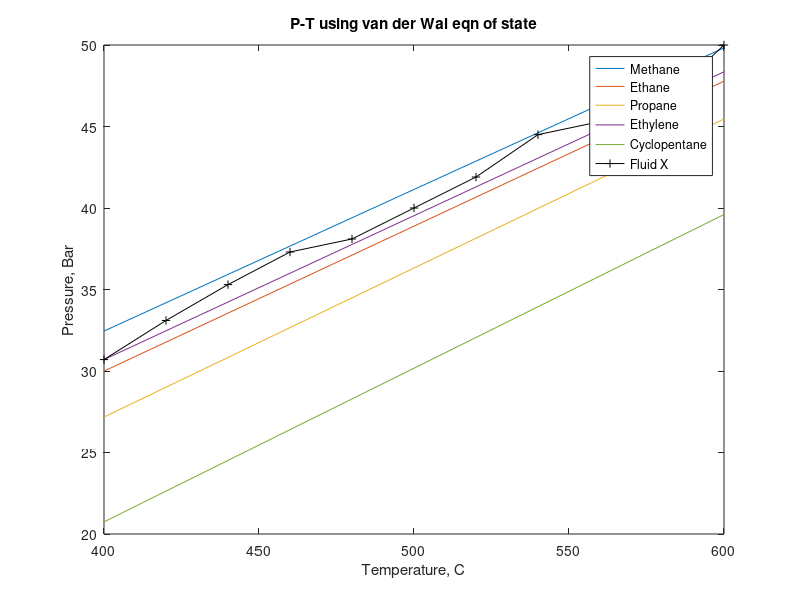
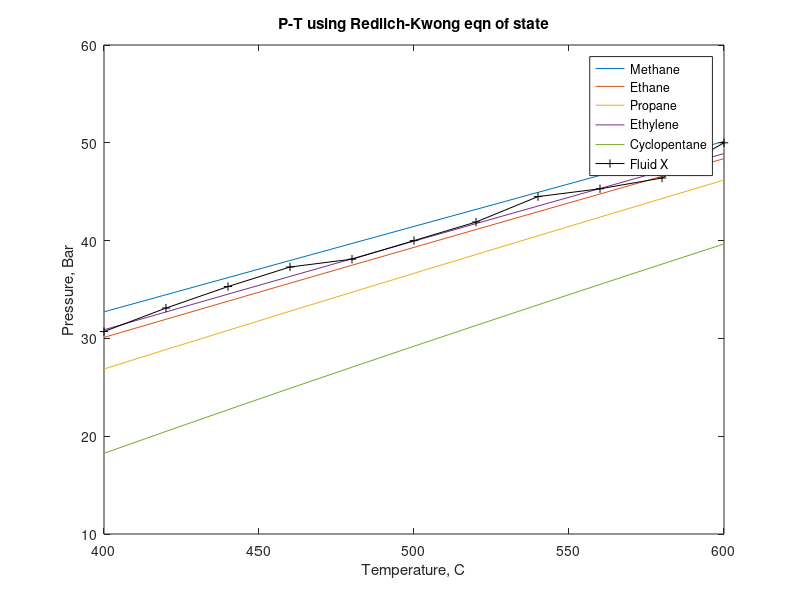
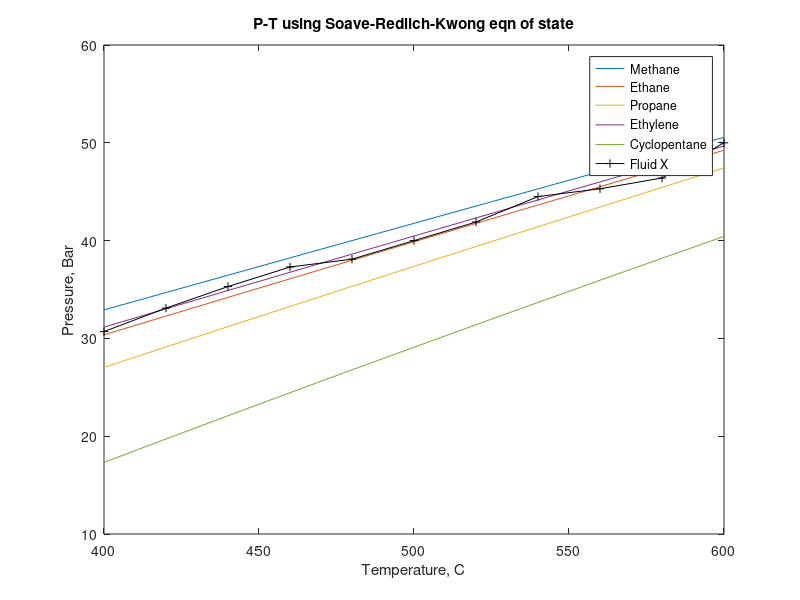
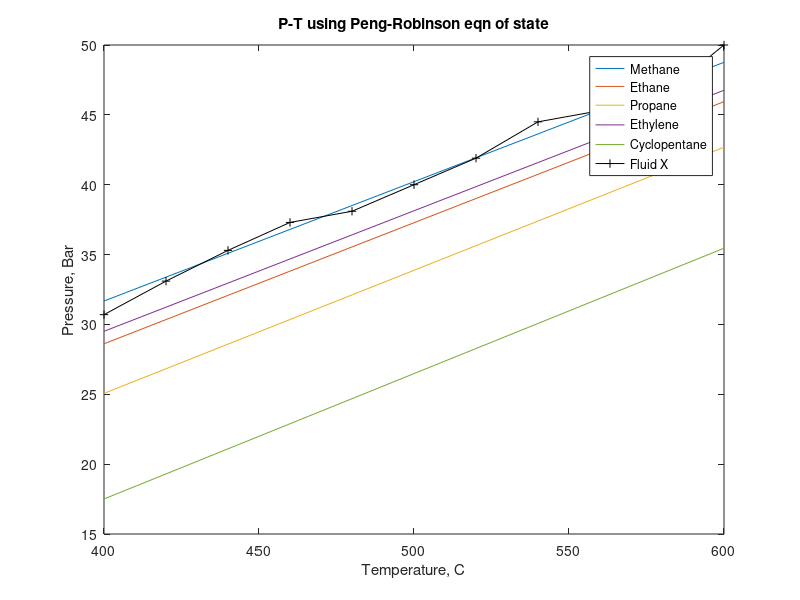

Reproduce these figures in MATLAB, in order.
clc; clear;

%% VDW

R=8.314e-5;
t=400:20:600;
tc=[190.6 305.3 369.8 282.3 511.8];
pc=[45.99 48.72 42.48 50.40 45.02];
a=(27 * R^2 * tc.^2) ./ (64 * pc);
b=(R * tc)./(8 * pc);
V=0.001;

P_fluidX= [30.7 33.1 35.3 37.3 38.1 40 41.9 44.5 45.3 46.4 50];
Z_fluidX= (P_fluidX*V)./(R*t);


for j= 1:length(t)
    for i=1:length(pc)
    
    p(i,j)= ((R*t(j))/(V-b(i)))-(a(i)/ V^2);
    z(i,j)= (p(i,j)*V)/(R*t(j));
    end
end
figure(1)
plot(t,p,t,P_fluidX,'-+k')
legend('Methane','Ethane','Propane','Ethylene','Cyclopentane','Fluid X');
xlabel('Temperature, C');
ylabel('Pressure, Bar');
title('P-T using van der Wal eqn of state')

%% RK

clearvars;

R=8.314e-5;
t=400:20:600;
tc=[190.6 305.3 369.8 282.3 511.8];
pc=[45.99 48.72 42.48 50.40 45.02];
a= (0.42748)*((R^2 * tc.^2.5)./pc);
b= (0.08664)*((R*tc)./pc);
V=0.001;

P_fluidX= [30.7 33.1 35.3 37.3 38.1 40 41.9 44.5 45.3 46.4 50];
Z_fluidX= (P_fluidX*V)./(R*t);

for j= 1:length(t)
    for i=1:length(pc)
    
    p(i,j)= ((R*t(j))/(V-b(i)))-(a(i) / (V*sqrt(t(j))*(V+b(i))));
    z(i,j)= (p(i,j)*V)/(R*t(j));
    end
end
figure(2)
plot(t,p,t,P_fluidX,'-+k')
xlabel('Temperature, C');
ylabel('Pressure, Bar');
title('P-T using Redlich-Kwong eqn of state')
legend('Methane','Ethane','Propane','Ethylene','Cyclopentane','Fluid X');

%% SRK

clearvars;

R=8.314e-5;
t=400:20:600;
tc=[190.6 305.3 369.8 282.3 511.8];
pc=[45.99 48.72 42.48 50.40 45.02];
omega=[0.012 0.1 0.152 0.087 0.196];
a= (0.42748)*((R^2 * tc.^2)./pc);
b= (0.08664)*((R*tc)./pc);
V=0.001;

P_fluidX= [30.7 33.1 35.3 37.3 38.1 40 41.9 44.5 45.3 46.4 50];
Z_fluidX= (P_fluidX*V)./(R*t);

for j= 1:length(t)
    for i=1:length(pc)
        
    Tr= t(j)/tc(i);
    alpha= (1+(0.48 + 1.574*omega(i) - 0.176*omega(i)^2)*(1 - sqrt(Tr)))^2;
    
    p(i,j)= ((R*t(j))/(V-b(i)))-((a(i)*alpha) / (V*(V+b(i))));
    z(i,j)= (p(i,j)*V)/(R*t(j));
    end
end
figure(3)
plot(t,p,t,P_fluidX,'-+k')
legend('Methane','Ethane','Propane','Ethylene','Cyclopentane','Fluid X');
xlabel('Temperature, C');
ylabel('Pressure, Bar');
title('P-T using Soave-Redlich-Kwong eqn of state')

%% PR

clearvars;

R=8.314e-5;
t=400:20:600;
tc=[190.6 305.3 369.8 282.3 511.8];
pc=[45.99 48.72 42.48 50.40 45.02];
omega=[0.012 0.1 0.152 0.087 0.196];
a= (0.45724)*((R^2 * tc.^2)./pc);
b= (0.07780)*((R*tc)./pc);
V=0.001;

P_fluidX= [30.7 33.1 35.3 37.3 38.1 40 41.9 44.5 45.3 46.4 50];
Z_fluidX= (P_fluidX*V)./(R*t);

for j= 1:length(t)
    for i=1:length(pc)
    
    Tr= t(j)/tc(i);
    alpha= (1+(0.37464 + 1.54226*omega(i) - 0.26992*omega(i)^2)*(1 - sqrt(Tr)))^2;    
    
    p(i,j)= ((R*t(j))/(V-b(i)))-(a(i)/ V^2);
    z(i,j)= (p(i,j)*V)/(R*t(j));
    end
end
figure(4)
plot(t,p,t,P_fluidX,'-+k')
legend('Methane','Ethane','Propane','Ethylene','Cyclopentane','Fluid X');
xlabel('Temperature, C');
ylabel('Pressure, Bar');
title('P-T using Peng-Robinson eqn of state')
